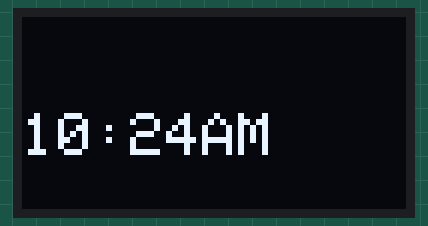
The sketch below on a simulated Particle Photon. Parts: 128×64 one-colour display. The local clock reads 2024-03-15 10:24:30 at power-on unless the sketch sets it; EEPROM starts erased; what the sketch prints to the serial monitor is not drawn.

Above: at 0.2 s.
At 60.1 s:
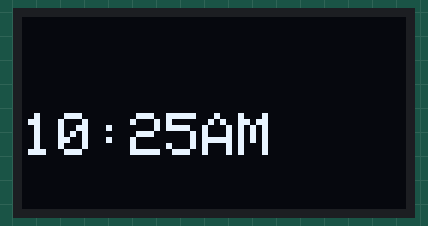
At 120.2 s:
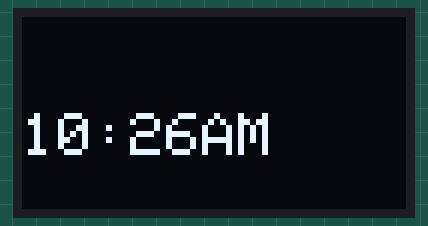

Measured:
- what the display in image 0 shows lasts 59.8 s, from 0.2 s to 60.0 s
- what the display in image 1 shows lasts 60.0 s, from 60.1 s to 120.1 s

The sketch:

friendupdateclock.ino
```cpp
// This #include statement was automatically added by the Particle IDE.
#include "Adafruit_SSD1306.h"

#define ONE_DAY_MILLIS (24 * 60 * 60 * 1000)
#define ONE_MINUTE_MILLIS (60 * 1000)
#define OLED_I2C_ADDRESS 0x3C
#define OLED_RESET D4

Adafruit_SSD1306 display(OLED_RESET);

#if (SSD1306_LCDHEIGHT != 64)
#error("Height incorrect, please fix Adafruit_SSD1306.h!");
#endif

struct StateObject {
  char tz[3];
  char status[100];
};

StateObject state;

unsigned long lastSync = millis();
unsigned long lastTimeUpdate = millis();

void setup()   {
    EEPROM.get(0, state);
    Serial.begin(9600);
    Particle.syncTime();


    // by default, we'll generate the high voltage from the 3.3v line internally! (neat!)
    display.begin(SSD1306_SWITCHCAPVCC, OLED_I2C_ADDRESS);  // initialize with the I2C addr  (for the 128x64)
    // init done
    display.clearDisplay();   // clears the screen and buffer
    display.display();

    // cloud functions: up to 4 per device.
    // function name: up to 12 characters
    Particle.function("SetStatus", SetStatus);
    Particle.function("SetTimeZone", SetTimeZone);
    Particle.function("Clear", Clear);

    String statusStr = state.status;
    String tzStr = state.tz;
    if (statusStr.length() > 0) {
      SetStatus(statusStr);
    } else {
      SetStatus("Unknown");
    }
    if (tzStr.length() > 0) {
      SetTimeZone(tzStr);
    } else {
      SetTimeZone("-7");
    }
}


void loop() {
  if (millis() - lastSync > ONE_DAY_MILLIS)
   {
       // Request time sync from Spark Cloud
       Particle.syncTime();
       lastSync = millis();
   }

   if (millis() - lastTimeUpdate > ONE_MINUTE_MILLIS)
    {
      UpdateTime();
      lastTimeUpdate = millis();
    }
}

void showMsg(int n, String message) {

    int fontSize = (message.length() > 10 ? 1 : 2);
    /*if (n == 2) {
      fontSize = 14;
    }*/
    display.setTextSize(fontSize);   // 1 = 8 pixel tall, 2 = 16 pixel tall...
    display.setTextColor(WHITE);
    display.setCursor(0, n*16);
    display.println(message);
    display.display();
}

void ClearMessage(int n) {
    display.fillRect(0, 16*n, 128, 16, 0);
    display.display();
}

int SetStatus(String message) {
    ClearMessage(0);
    Serial.print("Status: ");
    Serial.println(message);

    if (message.length() > 0) {
      showMsg(0, message);
    }
    message.toCharArray(state.status, 100);
    EEPROM.put(0, state);
    return 0;
}

int SetTimeZone(String tz) {
    tz.toCharArray(state.tz, 100);
    Serial.print("Timezone: ");
    Serial.println(tz);
    EEPROM.put(0, state);
    Time.zone(tz.toInt());
    UpdateTime();
    return 0;
}

void UpdateTime() {
  ClearMessage(2);
  showMsg(2, Time.format(Time.now(), "%I:%M%p"));
}

int Clear(String message) {
    display.clearDisplay();
    display.display();
    return 0;
}
```
